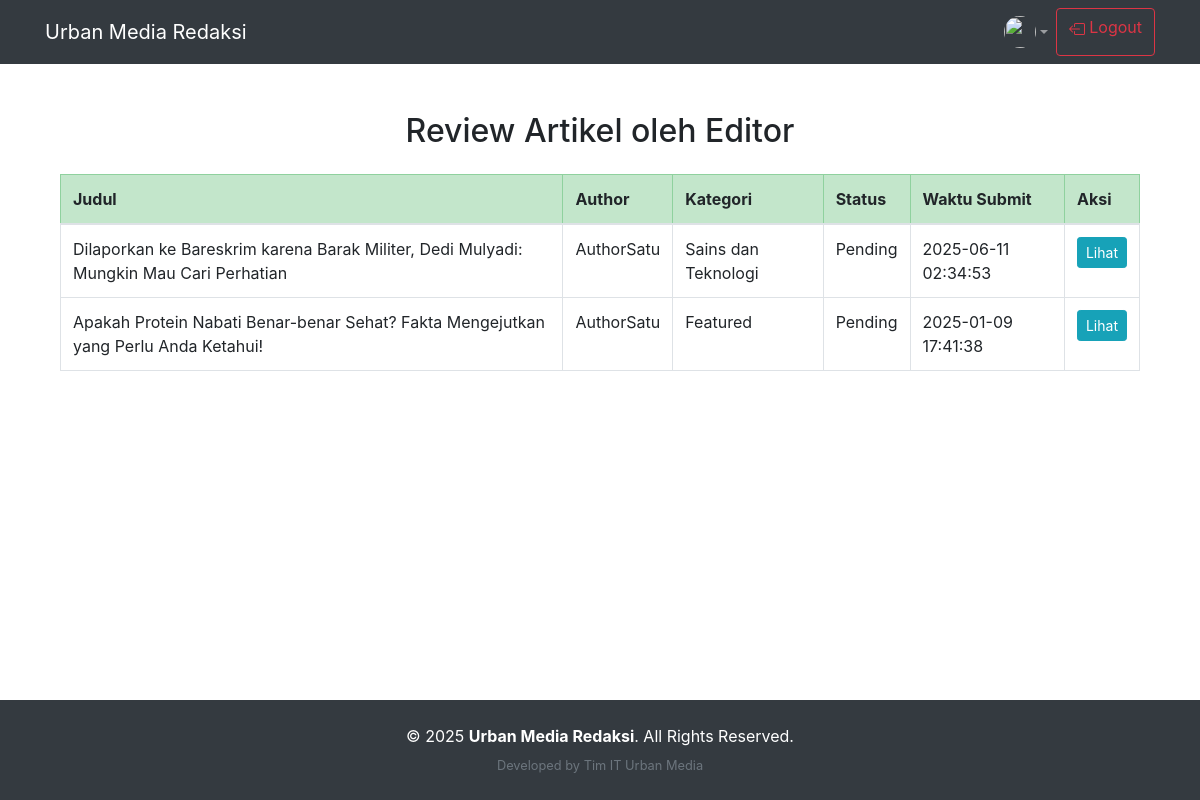
/editor/editor_review_articles.php (signed in), run on an earlier commit of the app's database.
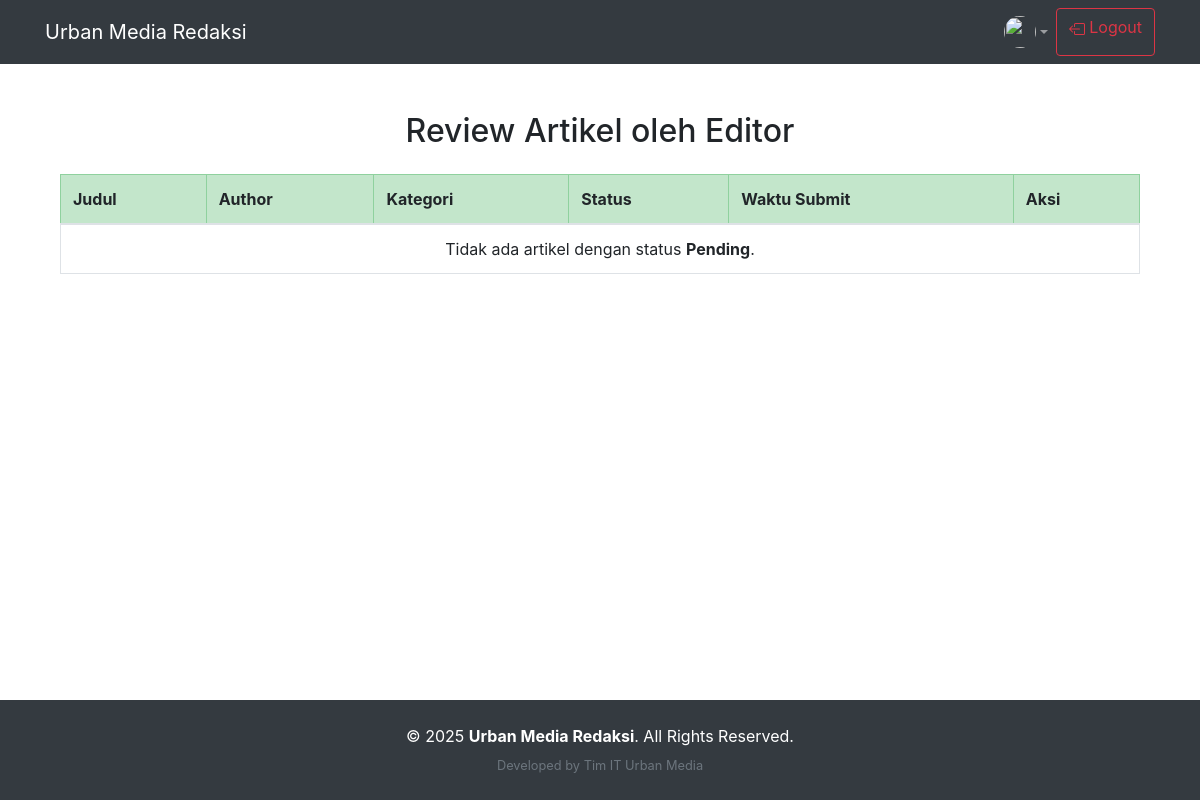
And on a later commit of the database.
### tables this page shows
CREATE TABLE `articles` (
  `id` int NOT NULL,
  `title` varchar(255) NOT NULL,
  `thumbnail` varchar(255) DEFAULT NULL,
  `caption_thumbnail` varchar(255) DEFAULT NULL,
  `summary` text,
  `category_id` int NOT NULL,
  `keywords` varchar(255) DEFAULT NULL,
  `author_id` int NOT NULL,
  `editor_id` int DEFAULT NULL,
  `content` text NOT NULL,
  `source_article` varchar(255) DEFAULT NULL,
  `source_thumbnail` varchar(255) DEFAULT NULL,
  `tags` varchar(255) DEFAULT NULL,
  `status` enum('Published','Rejected','Revised','Pending') DEFAULT 'Pending',
  `created_at` datetime DEFAULT CURRENT_TIMESTAMP,
  `editor_comment` text,
  `reviewed_at` datetime DEFAULT NULL,
  `published_at` datetime DEFAULT NULL
);

CREATE TABLE `authors` (
  `id` int NOT NULL,
  `avatar` varchar(255) DEFAULT NULL,
  `name` varchar(100) NOT NULL,
  `email` varchar(100) NOT NULL,
  `phone` varchar(20) NOT NULL,
  `articles_published` int DEFAULT '0'
);

CREATE TABLE `categories` (
  `id` int NOT NULL,
  `name` varchar(100) NOT NULL,
  `icon` varchar(255) DEFAULT NULL
);

### editor/editor_review_articles.php (the view, shortened to what this page needs)
<?php
include '../includes/header.php';
include '../includes/db_connect.php';
$query = "SELECT a.*, c.name AS category_name, au.name AS author_name
          FROM articles a
          JOIN categories c ON a.category_id = c.id
          JOIN authors au ON a.author_id = au.id
          WHERE a.status = 'Pending'
          ORDER BY a.created_at DESC";
$result = $conn->query($query);
?>
<div class="container mt-5">
    <link rel="stylesheet" href="../css/bootstrap.min.css">
    <h2 class="text-center mb-4">Review Artikel oleh Editor</h2>
    <table class="table table-bordered table-hover">
        <thead class="table-success">
            <tr>
                <th>Judul</th>
                <th>Author</th>
                <th>Kategori</th>
                <th>Status</th>
                <th>Waktu Submit</th>
                <th>Aksi</th>
            </tr>
        </thead>
        <tbody>
            <?php while ($row = $result->fetch_assoc()): ?>
                <tr>
                    <td><?= htmlspecialchars($row['title']) ?></td>
                    <td><?= htmlspecialchars($row['author_name']) ?></td>
                    <td><?= htmlspecialchars($row['category_name']) ?></td>
                    <td><?= htmlspecialchars($row['status']) ?></td>
                    <td><?= htmlspecialchars($row['created_at']) ?></td>
                    <td>
                        <button class="btn btn-info btn-sm" data-bs-toggle="modal" data-bs-target="#modalView<?= $row['id'] ?>">Lihat</button>
                    </td>
                </tr>
            <?php endwhile; ?>
            <?php if ($result->num_rows === 0): ?>
                <tr>
                    <td colspan="6" class="text-center">Tidak ada artikel dengan status <strong>Pending</strong>.</td>
                </tr>
            <?php endif; ?>
        </tbody>
    </table>
</div>
<?php include '../includes/footer.php'; ?>

What changed in the data, as far as the page shows it:
removed articles: title "Dilaporkan ke Bareskrim karena Barak Militer, Dedi Mulyadi: Mungkin Mau Cari Perhatian", author.name "AuthorSatu", category.name "Sains dan Teknologi", status "Pending", created_at "2025-06-11 02:34:53"
removed articles: title "Apakah Protein Nabati Benar-benar Sehat? Fakta Mengejutkan yang Perlu Anda Ketahui!", author.name "AuthorSatu", category.name "Featured", status "Pending", created_at "2025-01-09 17:41:38"
Also different on the page:
text now shown: "Tidak ada artikel dengan status Pending ."
